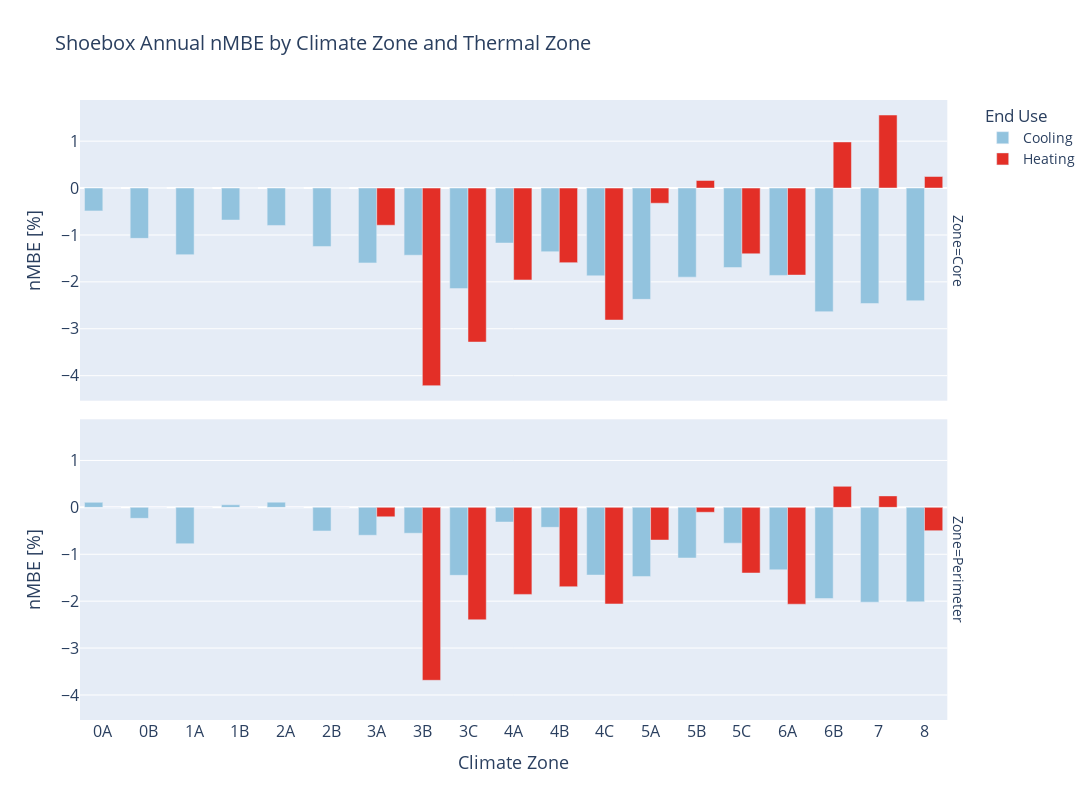

This figure's notebook cell:
### Code cell
df_anmbe = pd.read_hdf("unseen-shoebox-results.hdf", "annual_nmbe_by_cz_and_zone")
df_anmbe.columns.names = ["Zone", "End Use"]
df_anmbe.loc["0A", ("Core", "Heating")] = 0
df_anmbe.loc["0A", ("Perimeter", "Heating")] = 0
df_anmbe.loc["0B", ("Core", "Heating")] = 0
df_anmbe.loc["0B", ("Perimeter", "Heating")] = 0
df_anmbe.loc["1A", ("Core", "Heating")] = 0
df_anmbe.loc["1A", ("Perimeter", "Heating")] = 0
df_anmbe.loc["1B", ("Core", "Heating")] = 0
df_anmbe.loc["1B", ("Perimeter", "Heating")] = 0
df_anmbe.loc["2A", ("Core", "Heating")] = 0
df_anmbe.loc["2A", ("Perimeter", "Heating")] = 0
df_anmbe.loc["2B", ("Core", "Heating")] = 0
df_anmbe.loc["2B", ("Perimeter", "Heating")] = 0
fig = px.bar(
    df_anmbe.melt(ignore_index=False, value_name="nMBE [%]").reset_index(),
    title="Shoebox Annual nMBE by Climate Zone and Thermal Zone",
    x="CZ",
    y="nMBE [%]",
    color="End Use",
    facet_row="Zone",
    barmode="group",
    color_discrete_map={"Heating": "#E32f27", "Cooling": "#92C3DE"},
    labels={"CZ": "Climate Zone"},
    height=800,
    width=1200,
    # log_y=True,
)


fig.update_layout(font_size=14)
fig.update_xaxes(tickfont_size=16)
fig.update_yaxes(tickfont_size=16)
fig.update_xaxes(title_font_size=18)
fig.update_yaxes(title_font_size=18)

### Figure 1 — Plotly figure (JSON) as saved in the notebook; plotly's stock layout.template omitted (floating-point values rounded to 4 significant figures)
{"data": [{"alignmentgroup": "True", "hovertemplate": "End Use=Cooling<br>Zone=Core<br>Climate Zone=%{x}<br>nMBE [%]=%{y}<extra></extra>", "legendgroup": "Cooling", "marker": {"color": "#92C3DE", "pattern": {"shape": ""}}, "name": "Cooling", "offsetgroup": "Cooling", "orientation": "v", "showlegend": true, "textposition": "auto", "type": "bar", "x": ["0A", "0B", "1A", "1B", "2A", "2B", "3A", "3B", "3C", "4A", "4B", "4C", "5A", "5B", "5C", "6A", "6B", "7", "8"], "xaxis": "x2", "y": [-0.4863, -1.072, -1.419, -0.6822, -0.7971, -1.245, -1.596, -1.432, -2.143, -1.172, -1.356, -1.871, -2.373, -1.899, -1.695, -1.863, -2.635, -2.462, -2.403], "yaxis": "y2"}, {"alignmentgroup": "True", "hovertemplate": "End Use=Cooling<br>Zone=Perimeter<br>Climate Zone=%{x}<br>nMBE [%]=%{y}<extra></extra>", "legendgroup": "Cooling", "marker": {"color": "#92C3DE", "pattern": {"shape": ""}}, "name": "Cooling", "offsetgroup": "Cooling", "orientation": "v", "showlegend": false, "textposition": "auto", "type": "bar", "x": ["0A", "0B", "1A", "1B", "2A", "2B", "3A", "3B", "3C", "4A", "4B", "4C", "5A", "5B", "5C", "6A", "6B", "7", "8"], "xaxis": "x", "y": [0.1077, -0.2338, -0.7747, 0.05503, 0.1117, -0.5035, -0.5947, -0.5516, -1.449, -0.3128, -0.4256, -1.444, -1.474, -1.08, -0.7625, -1.331, -1.943, -2.021, -2.015], "yaxis": "y"}, {"alignmentgroup": "True", "hovertemplate": "End Use=Heating<br>Zone=Core<br>Climate Zone=%{x}<br>nMBE [%]=%{y}<extra></extra>", "legendgroup": "Heating", "marker": {"color": "#E32f27", "pattern": {"shape": ""}}, "name": "Heating", "offsetgroup": "Heating", "orientation": "v", "showlegend": true, "textposition": "auto", "type": "bar", "x": ["0A", "0B", "1A", "1B", "2A", "2B", "3A", "3B", "3C", "4A", "4B", "4C", "5A", "5B", "5C", "6A", "6B", "7", "8"], "xaxis": "x2", "y": [0, 0, 0, 0, 0, 0, -0.7925, -4.213, -3.283, -1.959, -1.59, -2.814, -0.3231, 0.1617, -1.401, -1.855, 0.9836, 1.557, 0.2468], "yaxis": "y2"}, {"alignmentgroup": "True", "hovertemplate": "End Use=Heating<br>Zone=Perimeter<br>Climate Zone=%{x}<br>nMBE [%]=%{y}<extra></extra>", "legendgroup": "Heating", "marker": {"color": "#E32f27", "pattern": {"shape": ""}}, "name": "Heating", "offsetgroup": "Heating", "orientation": "v", "showlegend": false, "textposition": "auto", "type": "bar", "x": ["0A", "0B", "1A", "1B", "2A", "2B", "3A", "3B", "3C", "4A", "4B", "4C", "5A", "5B", "5C", "6A", "6B", "7", "8"], "xaxis": "x", "y": [0, 0, 0, 0, 0, 0, -0.2017, -3.687, -2.397, -1.856, -1.692, -2.059, -0.6969, -0.1041, -1.4, -2.064, 0.4483, 0.2447, -0.4967], "yaxis": "y"}], "layout": {"annotations": [{"font": {}, "showarrow": false, "text": "Zone=Perimeter", "textangle": 90, "x": 0.98, "xanchor": "left", "xref": "paper", "y": 0.2425, "yanchor": "middle", "yref": "paper"}, {"font": {}, "showarrow": false, "text": "Zone=Core", "textangle": 90, "x": 0.98, "xanchor": "left", "xref": "paper", "y": 0.7575, "yanchor": "middle", "yref": "paper"}], "barmode": "group", "font": {"size": 14}, "height": 800, "legend": {"title": {"text": "End Use"}, "tracegroupgap": 0}, "title": {"text": "Shoebox Annual nMBE by Climate Zone and Thermal Zone"}, "width": 1200, "xaxis": {"anchor": "y", "domain": [0, 0.98], "tickfont": {"size": 16}, "title": {"font": {"size": 18}, "text": "Climate Zone"}}, "xaxis2": {"anchor": "y2", "domain": [0, 0.98], "matches": "x", "showticklabels": false, "tickfont": {"size": 16}, "title": {"font": {"size": 18}}}, "yaxis": {"anchor": "x", "domain": [0, 0.485], "tickfont": {"size": 16}, "title": {"font": {"size": 18}, "text": "nMBE [%]"}}, "yaxis2": {"anchor": "x2", "domain": [0.515, 1], "matches": "y", "tickfont": {"size": 16}, "title": {"font": {"size": 18}, "text": "nMBE [%]"}}}}
